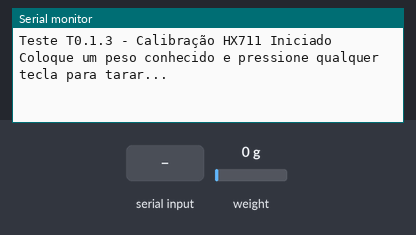
A sketch run on a simulated Arduino Uno, built with avr-gcc and run on an emulated ATmega328P. Shown: the last lines printed to the serial monitor. The inputs (shaded band) are chosen by the test bench; at power-on: weight on the scale 0 g.

Above: at 0.8 s.
0.9 s: "90,45\n" received over Serial
At 2.7 s:
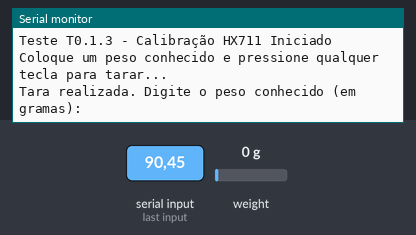
At 4.3 s:
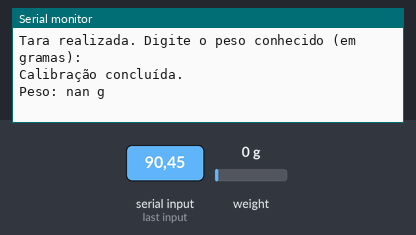

Measured:
- after the input at 0.9 s, the serial monitor: prints a new line after 1.0 s (image 1)

The sketch:

T0_1_3_Calibrar_HX711.ino
```cpp
// T0_1_3_Calibrar_HX711.ino
// Função: Balança de Volume
// Artifact ID: 7b9603e3-df08-4c0d-adb5-293e8ef391ca
// Versão: v1.0.1
// Data: 2025-04-20
// Iteração: 34
// Requisitos: RD1.3 (Calibração de Sensor)
// Descrição: Realiza a calibração do sensor HX711, exibindo peso bruto e permitindo tara no Serial Monitor.
// Diretório: docs/V1.01/codes/Balanca_de_Volume/T0_1_3

#include <HX711.h>

#define HX711_DOUT 3 // Pino de dados do HX711
#define HX711_SCK 2  // Pino de clock do HX711

HX711 scale;

void setup() {
  Serial.begin(9600);
  while (!Serial) {
    ;
  }
  Serial.println("Teste T0.1.3 - Calibração HX711 Iniciado");

  scale.begin(HX711_DOUT, HX711_SCK);
  if (!scale.is_ready()) {
    Serial.println("Erro: HX711 não está pronto!");
    while (1);
  }

  Serial.println("Coloque um peso conhecido e pressione qualquer tecla para tarar...");
  while (!Serial.available());
  scale.tare();
  Serial.println("Tara realizada. Digite o peso conhecido (em gramas):");

  while (!Serial.available());
  float knownWeight = Serial.parseFloat();
  scale.set_scale(knownWeight / scale.read_average(10));
  Serial.println("Calibração concluída.");
}

void loop() {
  float weight = scale.get_units(10);
  Serial.print("Peso: ");
  Serial.print(weight);
  Serial.println(" g");
  delay(1000);
}
```
